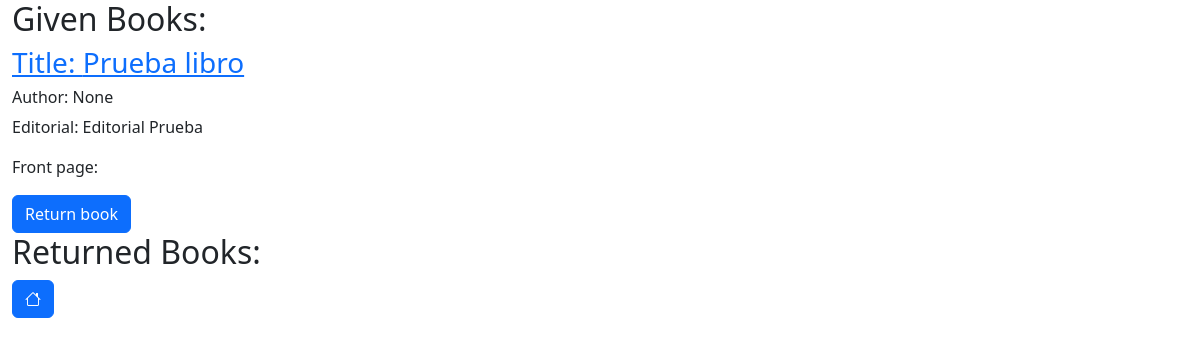
/list_book_by_user (signed in), run on an earlier commit of the app's database.
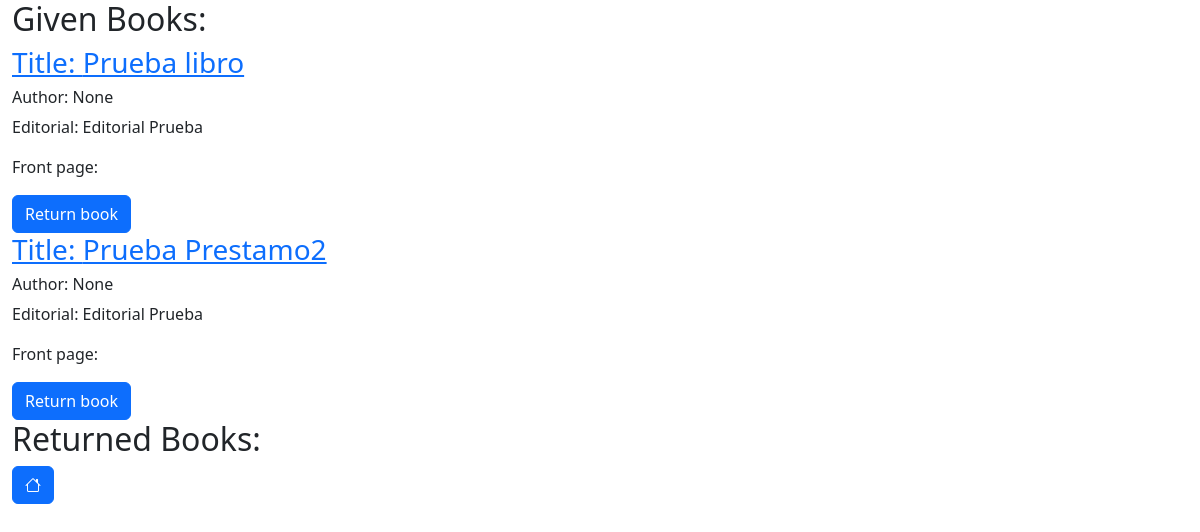
And on a later commit of the database.
### library/models.py (models this page shows, shortened)
class Loan(models.Model):
    book = models.ForeignKey('Book', on_delete=models.CASCADE)
    given_date = models.DateField()
    return_date = models.DateField(null=True,blank=True)
    user = models.ForeignKey(User, on_delete=models.CASCADE)
    STATE = (
        ('G', 'Given'),
        ('R', 'Returned'),
    )
    state = models.CharField(max_length=1, choices=STATE)

class Book(models.Model):
    title = models.CharField(max_length=50)
    author = models.ManyToManyField(Author)
    editorial = models.ForeignKey(Editorial, on_delete=models.CASCADE)
    published_date = models.DateField()
    GENRE = (
        ('N','Novel'),
        ('F','Fantasy'),
        ('T','Theatre'),
        ('O','Other'),
    )
    genre = models.CharField(max_length=1,choices=GENRE)
    isbn = models.IntegerField(unique=True)
    resume = models.TextField()
    front_page = models.ImageField(upload_to='front_pages/',blank=True,null=True)
    AVAILABILITY = (
            ('A', 'Aviable'),
            ('G', 'Given'),
        )
    availability = models.CharField(max_length=1, choices=AVAILABILITY)

class Editorial(models.Model):
    name = models.CharField(max_length=100, unique=True)
    direcction = models.TextField()
    website = models.URLField()
    def __str__(self):
        return self.name

### library/views.py (the view)
# urls.py: path('list_book_by_user',ListBookByUser.as_view(),name='list_book_by_user'),
class ListBookByUser(LoginRequiredMixin, ListView):
    model = Loan
    template_name = 'library/list_book_by_user.html'
    def get_context_data(self, **kwargs: Any) -> dict[str, Any]:
        context = super().get_context_data(**kwargs)
        context['given'] = Loan.objects.filter(state='G', user=self.request.user)
        context['returned'] = Loan.objects.filter(state='R', user=self.request.user)
        return context

### library/templates/library/list_book_by_user.html (shortened to what this page needs)
<!DOCTYPE html>
<html lang="en">
<head>
    <link rel="stylesheet" href="https://cdn.jsdelivr.net/npm/bootstrap-icons@1.11.2/font/bootstrap-icons.min.css">
    <link href="https://cdn.jsdelivr.net/npm/bootstrap@5.3.2/dist/css/bootstrap.min.css" rel="stylesheet">
</head>
<body>
    <div class="container-fluid">
        <div class="book_list">
            <h2>Given Books:</h2>
            {% for loan in given %}
                <a href="{% url 'inspect_book' pk=loan.book.pk %}"><h3>Title: {{loan.book.title}}</h3></a>
                <h6>Author: {{loan.book.author.name}}</h6>
                <p>Editorial: {{loan.book.editorial}}</p>
                <p>Front page: <img width="150" src="{{ loan.book.front_pages.url }}"></p>
                <a class="btn btn-primary" href="{% url 'return_book' pk=loan.pk %}">Return book</a>
            {% endfor %}<h2>Returned Books:</h2>
        </div>
        <div class="buttons">
            <a class="btn btn-primary" href="{% url 'home' %}"><i class="bi bi-house"></i></a>
        </div>
    </div>
</body>
</html>

What changed in the data, as far as the page shows it:
added Loan: book "Prueba Prestamo2", book.author.name "None", book.editorial "Editorial Prueba"
